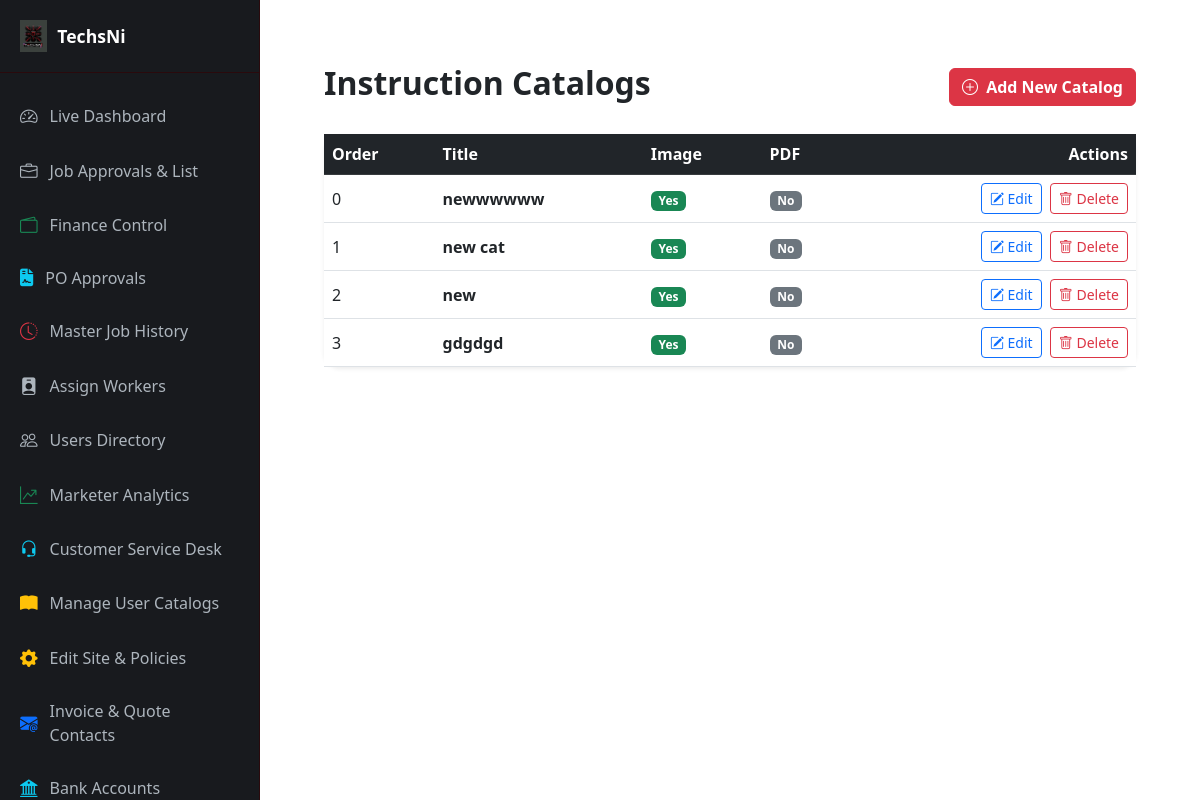
Screenshot of /services/dashboard/catalogs/ (signed in) with the database file from the repository.
### services/models.py (models this page shows, shortened)
class InstructionCatalog(models.Model):
    title = models.CharField(max_length=150, verbose_name="Catalog Title (e.g., How to Register)")
    description = models.TextField(verbose_name="Detailed Instruction Write-up")
    image = models.ImageField(upload_to='instructions/images/', blank=True, null=True, verbose_name="Catalog Display Image")
    pdf_document = models.FileField(upload_to='instructions/pdfs/', blank=True, null=True, verbose_name="Instruction Unique PDF")
    order = models.PositiveIntegerField(default=0, verbose_name="Display Order")
    class Meta:
        ordering = ['order']

### services/views.py (the view)
# urls.py: path('dashboard/catalogs/', views.manage_catalogs_view, name='manage_catalogs'),
@login_required
def manage_catalogs_view(request):
    if request.user.role not in ['ceo', 'manager', 'general_manager', 'assistant_manager'] and not request.user.is_superuser:
        return redirect('gateway')
    catalogs = InstructionCatalog.objects.all()
    return render(request, 'services/dashboards/manage_catalogs.html', {
        'catalogs': catalogs
    })

### services/templates/services/dashboards/manage_catalogs.html
{% extends 'services/dashboards/base_dashboard.html' %}
{% block content %}
<div class="container-fluid py-4">
    <div class="d-flex justify-content-between align-items-center mb-4">
        <h2 class="fw-bold text-dark">Instruction Catalogs</h2>
        <a href="{% url 'add_catalog' %}" class="btn btn-danger fw-bold">
            <i class="bi bi-plus-circle me-1"></i> Add New Catalog
        </a>
    </div>
    <div class="card shadow-sm border-0 rounded-4">
        <div class="card-body p-0">
            <div class="table-responsive">
                <table class="table table-hover align-middle mb-0">
                    <thead class="table-dark">
                        <tr>
                            <th>Order</th>
                            <th>Title</th>
                            <th>Image</th>
                            <th>PDF</th>
                            <th class="text-end">Actions</th>
                        </tr>
                    </thead>
                    <tbody>
                        {% for item in catalogs %}
                        <tr>
                            <td>{{ item.order }}</td>
                            <td class="fw-bold">{{ item.title }}</td>
                            <td>
                                {% if item.image %}
                                <span class="badge bg-success">Yes</span>
                                {% else %}
                                <span class="badge bg-secondary">No</span>
                                {% endif %}
                            </td>
                            <td>
                                {% if item.pdf_document %}
                                <span class="badge bg-primary">Yes</span>
                                {% else %}
                                <span class="badge bg-secondary">No</span>
                                {% endif %}
                            </td>
                            <td class="text-end">
                                <a href="{% url 'edit_catalog' item.id %}" class="btn btn-sm btn-outline-primary me-1">
                                    <i class="bi bi-pencil-square"></i> Edit
                                </a>
                                <a href="{% url 'delete_catalog' item.id %}" class="btn btn-sm btn-outline-danger" onclick="return confirm('Are you sure you want to delete this catalog?');">
                                    <i class="bi bi-trash"></i> Delete
                                </a>
                            </td>
                        </tr>
                        {% empty %}
                        <tr>
                            <td colspan="5" class="text-center text-muted py-4">0 catalogs published yet.</td>
                        </tr>
                        {% endfor %}
                    </tbody>
                </table>
            </div>
        </div>
    </div>
</div>
{% endblock %}

### services/templates/services/dashboards/base_dashboard.html (style rules this page uses)
body { background-color: #f8f9fa; color: #212529; font-family: 'Segoe UI', Tahoma, Geneva, Verdana, sans-serif; min-height: 100vh; overflow-x: hidden; }

### rows the page displays
InstructionCatalog: order "0", title "newwwwww", shows "Yes", pdf_document "No"
InstructionCatalog: order "1", title "new cat", shows "Yes", pdf_document "No"
InstructionCatalog: order "2", title "new", shows "Yes", pdf_document "No"
InstructionCatalog: order "3", title "gdgdgd", shows "Yes", pdf_document "No"
